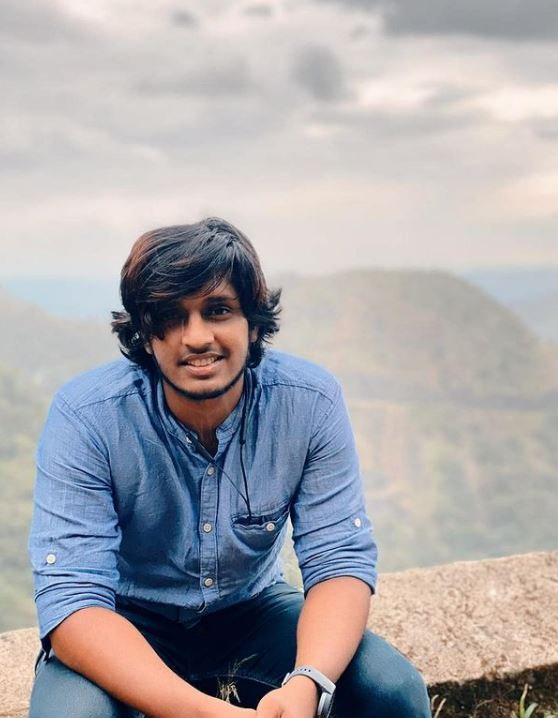
#> input picture Deep Learning ( 2020 )/PyImageSearch/Day-2/profile.JPG, 558 x 718 px, found by its file name
$ jupyter execute OpenCv-Tutorial.ipynb
#> lines starting #> are read from the running program, lines starting #| are printed output that depends on the picture
# Open Cv Tutorial & Basics

**Loading and Displaying images**

[cell 1]
import imutils
import cv2

[cell 2]
image = cv2.imread('profile.jpg')
#> image is the input picture: shape (718, 558, 3); mean B, G, R 170.8, 167, 169.2

[cell 3]
(h,w,d) = image.shape
#> h = 718; w = 558; d = 3
print(h,w,d)
#| 718 558 3

[cell 4]
cv2.imshow("image",image)
cv2.waitKey(0)

**Accessing Individual Pixels**

[cell 5]
(B,G,R) = image[100,50] #Accessing based on location,
#> B = 202; G = 203; R = 207
#opencv stores images in BGR order rather than RGB
print(B,G,R)
#| 202 203 207

**Slicing and Cropping**

[cell 6]
#ROI(Regions of interest)
roi = image[60:160 , 320:420]
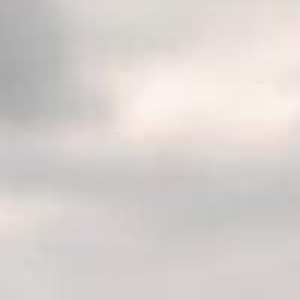
#> roi: shape (100, 100, 3) (shown 3 times larger); mean B, G, R 206.6, 210, 216.1
cv2.imshow("roi",roi)
cv2.waitKey(0)

**Resizing**

[cell 7]
resized = cv2.resize(image,(200,200))
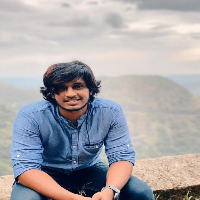
#> resized: shape (200, 200, 3); mean B, G, R 170.7, 166.9, 169.1
cv2.imshow("resized",resized)
cv2.waitKey(0)
